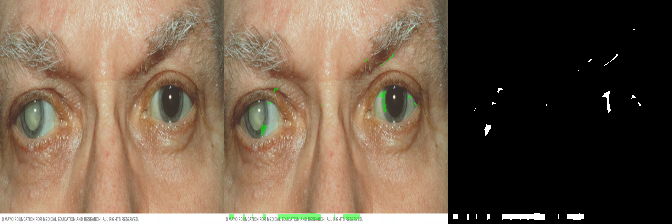
#> input picture results/real_photos_test/cataract/roi_masks/roi_DS00050-IM01228-vi7-cataractthu-en.png, 672 x 224 px
$ python -i train_stage1_svm.py   (imports and definitions only)
#> lines starting #> are read from the running program, lines starting #| are printed output that depends on the picture; after the words box and inside, x2 and y2 are one past the last pixel; in counts of white or black regions, pixels touching at a corner belong together
"""
EDD v2 â€” Stage 1 Training: Luminance + SVM for Binary Cataract Detection
-------------------------------------------------------------------------
Implements the paper "Detecting Cataract Using Smartphones"
(Askarian et al., IEEE JTEHM, 2021, DOI: 10.1109/JTEHM.2021.3074597).

Pipeline:
  1. Load normal + cataract slit-lamp images from folder structure
  2. Preprocess: median filter (denoising) + watershed transform (lens ROI segmentation)
  3. Extract features: mean luminance of lens region
  4. Train: SVM with Gaussian kernel, 10-fold cross-validation
  5. Evaluate: sensitivity, specificity, accuracy on hold-out set
  6. Save: SVM model (pickle) + luminance parameters (JSON)

Expected folder structure:
    data/
        stage1/
            train/
                normal/
                cataract/
            val/
                normal/
                cataract/

Usage:
    python src/train_stage1_svm.py \
        --data-dir "data/stage1" \
        --output-dir "models/stage1"
"""

import os
import json
import argparse
from pathlib import Path
from datetime import datetime, timezone

import numpy as np
import cv2
from sklearn.svm import SVC
from sklearn.model_selection import StratifiedKFold, train_test_split
from sklearn.metrics import (
    confusion_matrix,
    classification_report,
    precision_recall_fscore_support,
    roc_auc_score,
)
import joblib

# ---------------------------------------------------------------------------
# Configuration
# ---------------------------------------------------------------------------
CONFIG = {
    "data_dir": "data/stage1",
    "output_dir": "models/stage1",
    "img_size": (224, 224),
    "n_splits": 10,  # 10-fold cross-validation per paper
    "random_state": 42,
}

CLASS_NAMES = ["normal", "cataract"]


# ---------------------------------------------------------------------------
# Preprocessing (from paper Section II-C)
# ---------------------------------------------------------------------------
def median_filter(img, ksize=5):
    """Apply median filter to remove salt-pepper noise and glare (paper Eq. / Section II-C)."""
#> called with ksize = 5
    return cv2.medianBlur(img, ksize)
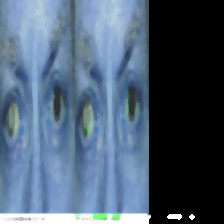
#> returned value: shape (224, 224, 3); mean of channels 0, 1, 2 113.7, 93.9, 75.6; drawn as B, G, R


def watershed_segmentation(img):
    """
    Apply watershed transform to extract lens ROI (paper Section II-D).
    Returns binary mask of lens region.
    """
    gray = cv2.cvtColor(img, cv2.COLOR_RGB2GRAY)

    # Gradient magnitude for edge detection
    grad = cv2.morphologyEx(gray, cv2.MORPH_GRADIENT, np.ones((3, 3), np.uint8))

    # Opening: dilation of erosion
    opened = cv2.morphologyEx(grad, cv2.MORPH_OPEN, np.ones((3, 3), np.uint8))
    # Closing: erosion of dilation
    closed = cv2.morphologyEx(opened, cv2.MORPH_CLOSE, np.ones((3, 3), np.uint8))

    # Threshold to eliminate dark spots
    _, thresh = cv2.threshold(closed, 0, 255, cv2.THRESH_BINARY + cv2.THRESH_OTSU)
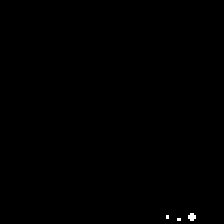
#> thresh: shape (224, 224); 0.14% white; 3 white regions (2 under 20 px), largest, box (x1, y1, x2, y2) and area: (188, 213, 196, 221) 48

    # Distance transform for markers
    dist_transform = cv2.distanceTransform(thresh, cv2.DIST_L2, 5)
    _, markers = cv2.threshold(dist_transform, 0.4 * dist_transform.max(), 255, 0)
#> markers: shape (224, 224) float32; 0.06% white in thin lines or dots, all inside (x1, y1, x2, y2) = (167, 214, 195, 220)
    markers = markers.astype(np.uint8)
    markers = cv2.connectedComponents(markers)[1] + 1
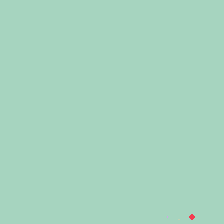
#> markers: shape (224, 224) int32; 4 distinct labels, from 1 to 4; one colour per label, 0 black

    # Marker for background (border)
    markers[thresh == 0] = 0
#> markers: shape (224, 224) int32; 5 distinct labels, from 0 to 4

    # Watershed
    markers = cv2.watershed(img, markers)
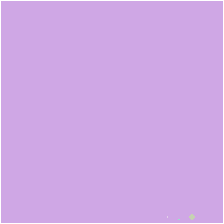
#> markers: shape (224, 224) int32; 5 distinct labels, from -1 to 4; one colour per label, 0 black, -1 white

    # Lens region = watershed boundary (markers == -1) or foreground (markers > 1)
    lens_mask = (markers > 1).astype(np.uint8) * 255

    return lens_mask


def extract_luminance_features(img_rgb, img_size=(224, 224)):
    """
    Extract mean luminance from lens ROI (paper Section II-E).

    Steps:
    1. Resize to standard size (uint8 for OpenCV ops)
    2. Median filter for denoising (uint8)
    3. Watershed segmentation for lens ROI (uint8)
    4. Normalize to [0,1] for BV computation (float)
    5. Compute BV = 0.299*R + 0.587*G + 0.114*B (paper Eq. 6)
    6. Convert BV to luminance: luminance = 2^BV / 0.0929 (paper Eq. 8)
    7. Return mean luminance of lens region

    Returns:
        mean_luminance: float, mean luminance value of lens region
        lens_mask: np.ndarray, binary mask of lens region (for debugging)
    """
    # Resize (uint8 for OpenCV compatibility)
    img_uint8 = cv2.resize(img_rgb, img_size, interpolation=cv2.INTER_LINEAR)

    # Median filter for denoising (paper Section II-C) — requires uint8
    img_filtered = median_filter(img_uint8, ksize=5)

    # Watershed segmentation for lens ROI (paper Section II-D) — requires uint8
    lens_mask = watershed_segmentation(img_filtered)

    # Normalize filtered image to [0,1] for BV computation
    img_float = img_filtered.astype(np.float32) / 255.0
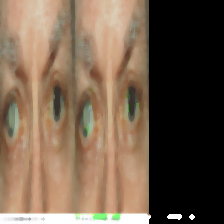
#> img_float: shape (224, 224, 3) float32; mean R, G, B 0.446, 0.368, 0.296

    # Compute Brightness Value (BV) = 0.299*R + 0.587*G + 0.114*B (paper Eq. 6)
    # With normalized [0,1] pixels, BV ranges 0-1
    R, G, B = img_float[:, :, 0], img_float[:, :, 1], img_float[:, :, 2]
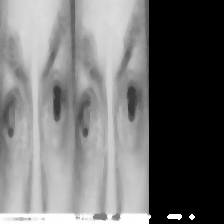
#> R: shape (224, 224) float32; min 0, max 1, mean 0.446
    BV = 0.299 * R + 0.587 * G + 0.114 * B

    # Convert BV to luminance (paper Eq. 8, calibrated for iPhone X)
    # luminance = 2^BV / 0.0929. With BV in [0,1], luminance ranges [1.08, 2.15]
    luminance = np.power(2.0, BV) / 0.0929
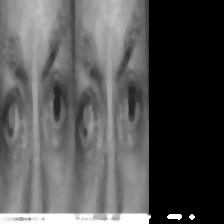
#> luminance: shape (224, 224) float32; min 10.76, max 21.53, mean 14.3; drawn with min black and max white

    # Mask to lens region only
    lens_mask_bool = lens_mask > 0
    if np.sum(lens_mask_bool) == 0:
        # Fallback: use center region if watershed fails
        h, w = luminance.shape
        center_mask = np.zeros((h, w), dtype=bool)
        center_mask[h//4:3*h//4, w//4:3*w//4] = True
        lens_mask_bool = center_mask

    mean_luminance = float(np.mean(luminance[lens_mask_bool]))
#> mean_luminance = 21.53

    return mean_luminance, lens_mask


# Data Loading
# ---------------------------------------------------------------------------
# [270 lines left out: functions load_dataset, train_svm, evaluate_holdout, main, not called in this run]


# [2 lines not run here, left out]

>>> import cv2
>>> picture = cv2.cvtColor(cv2.imread('../results/real_photos_test/cataract/roi_masks/roi_DS00050-IM01228-vi7-cataractthu-en.png'), cv2.COLOR_BGR2RGB)
>>> result = extract_luminance_features(picture)
